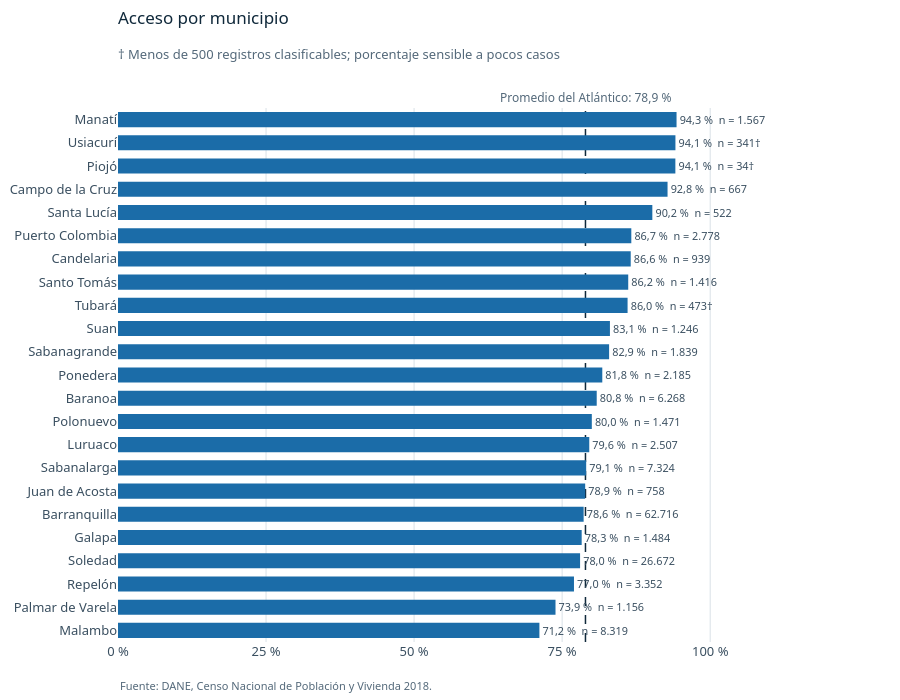

The code cell stored with this chart in its notebook:
### Markdown cell above
En la ejecución verificada, accedió 79,24 % de las 127.790 personas clasificables de cabecera,
75,23 % de las 6.160 de centro poblado y 71,69 % de las 2.084 de rural disperso.
La diferencia entre cabecera y rural disperso fue 7,55 puntos porcentuales. La comparación
describe a quienes reportaron un problema de salud en cada clase, no la cobertura de servicios
de todos sus residentes.

### Code cell
tabla_municipio = tabla_acceso_por(df_eda["MUNICIPIO"])
mostrar(tabla_municipio.sort_values("Accedió: % del grupo"), "Acceso por municipio")
acceso_mpio = tabla_municipio[["n válido", "Accedió: % del grupo"]].rename(
    columns={"n válido": "n", "Accedió: % del grupo": "porcentaje"}).sort_values("porcentaje")

fig = go.Figure(go.Bar(
    x=acceso_mpio["porcentaje"], y=acceso_mpio.index, orientation="h", marker_color=DENTRO, width=0.65,
    text=[f"{pct_es(p)}  n = {entero_es(n)}{'†' if n < 500 else ''}" for n, p in acceso_mpio.values],
    textposition="outside", cliponaxis=False, customdata=acceso_mpio["n"],
    hovertemplate="%{y}<br>Accedió: %{x:.1f} %<br>Base: %{customdata:,} personas<extra></extra>",
))
fig.add_vline(x=promedio_general, line=dict(color=TINTA, dash="dash", width=1.5), layer="below",
              annotation_text=f"Promedio del Atlántico: {pct_es(promedio_general)}", annotation_position="top",
              annotation_font=dict(size=12, color=TINTA3))
fig.update_xaxes(range=[0, 128], tickvals=[0, 25, 50, 75, 100], ticktext=["0 %", "25 %", "50 %", "75 %", "100 %"])
fig.update_yaxes(showgrid=False)
rotular(fig, "Acceso por municipio",
        "† Menos de 500 registros clasificables; porcentaje sensible a pocos casos", FUENTE, espacio=34)
mostrar_figura(fig, "08_acceso_por_municipio", FIG_DIR, alto=700)

### Figure 1 — Plotly figure (JSON) as saved in the notebook; plotly's stock layout.template omitted (floating-point values rounded to 4 significant figures)
{"data": [{"cliponaxis": false, "customdata": [8319, 1156, 3352, 26672, 1484, 62716, 758, 7324, 2507, 1471, 6268, 2185, 1839, 1246, 473, 1416, 939, 2778, 522, 667, 34, 341, 1567], "hovertemplate": "%{y}<br>Accedió: %{x:.1f} %<br>Base: %{customdata:,} personas<extra></extra>", "marker": {"color": "#1B6CA8"}, "orientation": "h", "text": ["71,2 %  n = 8.319", "73,9 %  n = 1.156", "77,0 %  n = 3.352", "78,0 %  n = 26.672", "78,3 %  n = 1.484", "78,6 %  n = 62.716", "78,9 %  n = 758", "79,1 %  n = 7.324", "79,6 %  n = 2.507", "80,0 %  n = 1.471", "80,8 %  n = 6.268", "81,8 %  n = 2.185", "82,9 %  n = 1.839", "83,1 %  n = 1.246", "86,0 %  n = 473†", "86,2 %  n = 1.416", "86,6 %  n = 939", "86,7 %  n = 2.778", "90,2 %  n = 522", "92,8 %  n = 667", "94,1 %  n = 34†", "94,1 %  n = 341†", "94,3 %  n = 1.567"], "textposition": "outside", "type": "bar", "width": 0.65, "x": [71.16, 73.88, 77.0, 78.03, 78.3, 78.63, 78.89, 79.06, 79.58, 80.01, 80.84, 81.78, 82.93, 83.07, 86.05, 86.16, 86.58, 86.68, 90.23, 92.8, 94.12, 94.13, 94.32], "y": ["Malambo", "Palmar de Varela", "Repelón", "Soledad", "Galapa", "Barranquilla", "Juan de Acosta", "Sabanalarga", "Luruaco", "Polonuevo", "Baranoa", "Ponedera", "Sabanagrande", "Suan", "Tubará", "Santo Tomás", "Candelaria", "Puerto Colombia", "Santa Lucía", "Campo de la Cruz", "Piojó", "Usiacurí", "Manatí"]}], "layout": {"annotations": [{"font": {"color": "#54697A", "size": 12}, "showarrow": false, "text": "Promedio del Atlántico: 78,9 %", "x": 78.94, "xanchor": "center", "xref": "x", "y": 1, "yanchor": "bottom", "yref": "y domain"}, {"align": "left", "font": {"color": "#54697A", "size": 11}, "showarrow": false, "text": "Fuente: DANE, Censo Nacional de Población y Vivienda 2018.", "x": 0, "xanchor": "left", "xref": "paper", "y": 0, "yanchor": "top", "yref": "paper", "yshift": -34}], "height": 700, "margin": {"b": 58, "t": 108}, "shapes": [{"layer": "below", "line": {"color": "#10293B", "dash": "dash", "width": 1.5}, "type": "line", "x0": 78.94, "x1": 78.94, "xref": "x", "y0": 0, "y1": 1, "yref": "y domain"}], "title": {"font": {"color": "#10293B", "size": 17}, "pad": {"t": 12}, "subtitle": {"font": {"color": "#54697A", "size": 13}, "text": "† Menos de 500 registros clasificables; porcentaje sensible a pocos casos"}, "text": "Acceso por municipio", "x": 0, "xanchor": "left", "xref": "paper", "y": 1, "yanchor": "top", "yref": "container"}, "xaxis": {"range": [0, 128], "ticktext": ["0 %", "25 %", "50 %", "75 %", "100 %"], "tickvals": [0, 25, 50, 75, 100]}, "yaxis": {"showgrid": false}}}
